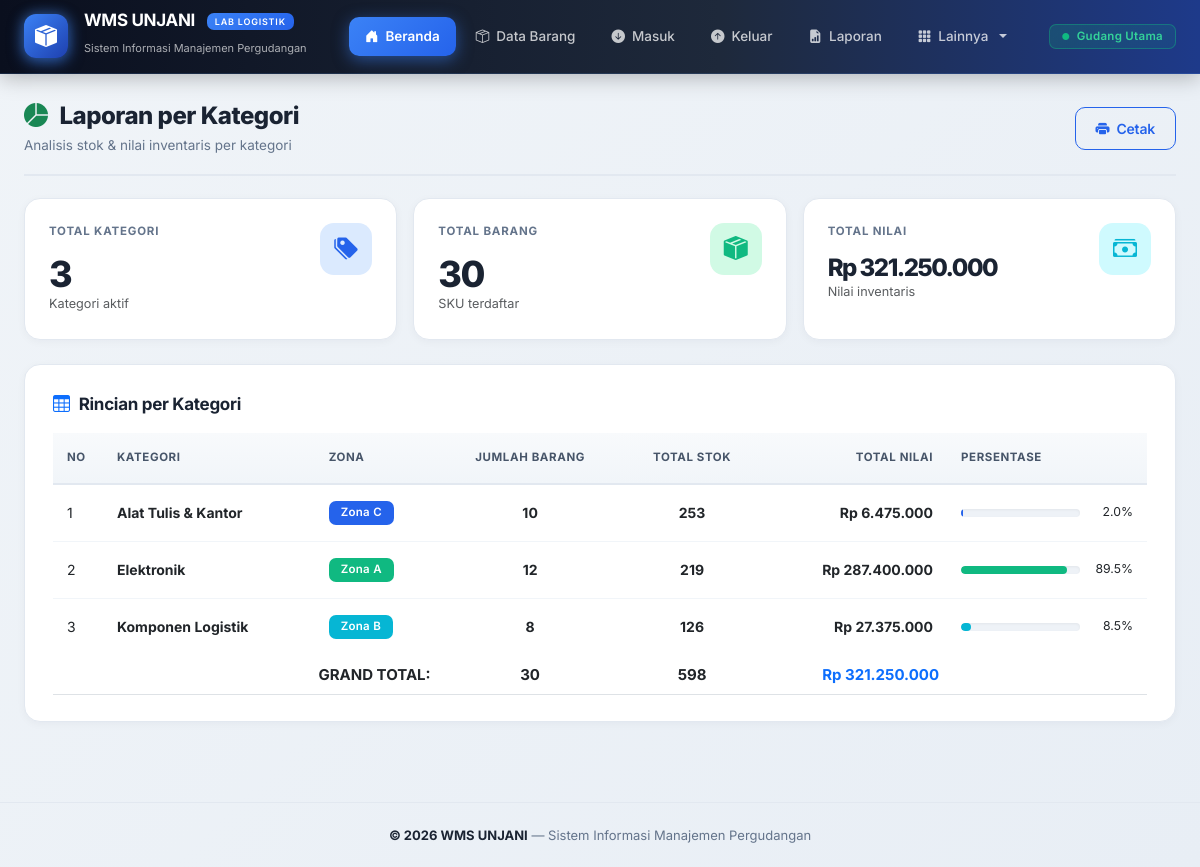
The page /laporan_kategori.php on the database its author committed.
### tables this page shows
CREATE TABLE kategori (
    id INT AUTO_INCREMENT PRIMARY KEY,
    nama_kategori VARCHAR(100) NOT NULL,
    kode_zona VARCHAR(5),
    keterangan TEXT
);

### config/koneksi.php (called while the page is built, shortened)
<?php
function rupiah($angka) {
    return "Rp " . number_format($angka, 0, ',', '.');
}
?>

### laporan_kategori.php (the view)
<?php
require_once 'config/koneksi.php';
require_once 'includes/header.php';
?>
<div class="page-header">
    <div>
        <h4><i class="bi bi-pie-chart-fill text-success"></i> Laporan per Kategori</h4>
        <small>Analisis stok & nilai inventaris per kategori</small>
    </div>
    <button onclick="window.print()" class="btn btn-outline-primary">
        <i class="bi bi-printer-fill"></i> Cetak
    </button>
</div>
<?php
$q = mysqli_query($koneksi, "
    SELECT
        k.id, k.nama_kategori, k.kode_zona,
        COUNT(b.id) AS jml_barang,
        IFNULL(SUM(b.stok), 0) AS total_stok,
        IFNULL(SUM(b.stok * b.harga), 0) AS total_nilai
    FROM kategori k
    LEFT JOIN barang b ON b.kategori_id = k.id
    GROUP BY k.id
    ORDER BY k.nama_kategori
");
$grand_total_barang = 0;
$grand_total_stok = 0;
$grand_total_nilai = 0;
$rows = [];
while ($r = mysqli_fetch_assoc($q)) {
    $rows[] = $r;
    $grand_total_barang += $r['jml_barang'];
    $grand_total_stok += $r['total_stok'];
    $grand_total_nilai += $r['total_nilai'];
}
?>
<div class="row g-3 mb-4">
    <div class="col-md-4">
        <div class="stat-card blue">
            <div class="d-flex justify-content-between align-items-start">
                <div>
                    <div class="stat-label">Total Kategori</div>
                    <div class="stat-value mt-3"><?= count($rows) ?></div>
                    <small class="text-muted">Kategori aktif</small>
                </div>
                <div class="stat-icon" style="background:#dbeafe;color:#2563eb;">
                    <i class="bi bi-tags-fill"></i>
                </div>
            </div>
        </div>
    </div>
    <div class="col-md-4">
        <div class="stat-card green">
            <div class="d-flex justify-content-between align-items-start">
                <div>
                    <div class="stat-label">Total Barang</div>
                    <div class="stat-value mt-3"><?= $grand_total_barang ?></div>
                    <small class="text-muted">SKU terdaftar</small>
                </div>
                <div class="stat-icon" style="background:#d1fae5;color:#10b981;">
                    <i class="bi bi-box-seam-fill"></i>
                </div>
            </div>
        </div>
    </div>
    <div class="col-md-4">
        <div class="stat-card cyan">
            <div class="d-flex justify-content-between align-items-start">
                <div>
                    <div class="stat-label">Total Nilai</div>
                    <div class="stat-value mt-3" style="font-size:24px;"><?= rupiah($grand_total_nilai) ?></div>
                    <small class="text-muted">Nilai inventaris</small>
                </div>
                <div class="stat-icon" style="background:#cffafe;color:#06b6d4;">
                    <i class="bi bi-cash-stack"></i>
                </div>
            </div>
        </div>
    </div>
</div>
<div class="panel">
    <div class="panel-title mb-3"><i class="bi bi-table text-primary"></i> Rincian per Kategori</div>
    <div class="table-responsive">
        <table class="table">
            <thead>
                <tr>
                    <th style="width:50px;">No</th>
                    <th>Kategori</th>
                    <th>Zona</th>
                    <th class="text-center">Jumlah Barang</th>
                    <th class="text-center">Total Stok</th>
                    <th class="text-end">Total Nilai</th>
                    <th style="width:200px;">Persentase</th>
                </tr>
            </thead>
            <tbody>
            <?php
            $no = 1;
            $colors = ['#2563eb', '#10b981', '#06b6d4', '#f59e0b', '#8b5cf6'];
            foreach ($rows as $i => $r):
                $persen = $grand_total_nilai > 0 ? ($r['total_nilai'] / $grand_total_nilai * 100) : 0;
                $color = $colors[$i % count($colors)];
            ?>
            <tr>
                <td><?= $no++ ?></td>
                <td><strong><?= $r['nama_kategori'] ?></strong></td>
                <td><span class="badge" style="background:<?= $color ?>;color:#fff;">Zona <?= $r['kode_zona'] ?></span></td>
                <td class="text-center"><strong><?= $r['jml_barang'] ?></strong></td>
                <td class="text-center"><strong><?= $r['total_stok'] ?></strong></td>
                <td class="text-end"><strong><?= rupiah($r['total_nilai']) ?></strong></td>
                <td>
                    <div class="d-flex align-items-center gap-2">
                        <div class="progress flex-grow-1" style="height:8px;">
                            <div class="progress-bar" style="width:<?= $persen ?>%;background:<?= $color ?>;"></div>
                        </div>
                        <small style="min-width:45px;text-align:right;"><?= number_format($persen, 1) ?>%</small>
                    </div>
                </td>
            </tr>
            <?php endforeach; ?>
            </tbody>
            <tfoot>
                <tr style="background:linear-gradient(90deg,#f8fafc,#f0f9ff);font-weight:700;font-size:15px;">
                    <td colspan="3" class="text-end">GRAND TOTAL:</td>
                    <td class="text-center"><?= $grand_total_barang ?></td>
                    <td class="text-center"><?= $grand_total_stok ?></td>
                    <td class="text-end text-primary"><?= rupiah($grand_total_nilai) ?></td>
                    <td></td>
                </tr>
            </tfoot>
        </table>
    </div>
</div>
<?php require_once 'includes/footer.php'; ?>

### assets/css/style.css (style rules this page uses)
* { -webkit-font-smoothing: antialiased; -moz-osx-font-smoothing: grayscale; box-sizing: border-box; }
body { background: linear-gradient(135deg, #f0f4f8 0%, #e8eef5 100%); font-family: 'Inter', 'Segoe UI', -apple-system, BlinkMacSystemFont, Tahoma, sans-serif; font-size: 14.5px; line-height: 1.55; color: #1a2332; min-height: 100vh; margin: 0; }
.stat-card { background: #fff; border-radius: 16px; padding: 24px; border: 1px solid #e2e8f0; transition: all 0.3s cubic-bezier(0.4, 0, 0.2, 1); height: 100%; box-shadow: 0 2px 8px rgba(15,23,42,0.04); position: relative; overflow: hidden; }
.stat-card::before { content: ''; position: absolute; top: 0; left: 0; width: 100%; height: 4px; background: linear-gradient(90deg, #2563eb, #3b82f6); transform: scaleX(0); transform-origin: left; transition: transform 0.4s; }
.stat-card.blue::before { background: linear-gradient(90deg, #2563eb, #60a5fa); }
.stat-card.green::before { background: linear-gradient(90deg, #10b981, #34d399); }
.stat-card.cyan::before { background: linear-gradient(90deg, #06b6d4, #22d3ee); }
.stat-card .stat-icon { width: 52px; height: 52px; border-radius: 14px; display: flex; align-items: center; justify-content: center; font-size: 24px; flex-shrink: 0; transition: transform 0.3s; }
.stat-card .stat-value { font-size: 36px; font-weight: 800; color: #1a2332; line-height: 1; letter-spacing: -1.5px; }
.stat-card .stat-label { font-size: 11.5px; font-weight: 700; letter-spacing: 0.8px; color: #64748b; text-transform: uppercase; }
.panel { background: #fff; border-radius: 16px; padding: 26px 28px; border: 1px solid #e2e8f0; height: 100%; box-shadow: 0 2px 8px rgba(15,23,42,0.04); transition: box-shadow 0.25s; }
.panel-title { font-size: 17px; font-weight: 700; color: #1a2332; margin-bottom: 6px; display: flex; align-items: center; gap: 9px; letter-spacing: -0.3px; }
.page-header { display: flex; justify-content: space-between; align-items: center; margin-bottom: 22px; padding-bottom: 18px; border-bottom: 2px solid #e2e8f0; gap: 16px; flex-wrap: wrap; }
.page-header h4 { font-size: 24px; font-weight: 800; margin: 0; display: flex; align-items: center; gap: 12px; color: #1a2332; letter-spacing: -0.5px; }
.page-header small { color: #64748b; font-size: 13.5px; display: block; margin-top: 4px; }
.table { margin-bottom: 0; font-size: 14px; color: #1a2332; }
.table thead th { background: linear-gradient(180deg, #f8fafc, #f1f5f9); color: #475569; font-size: 11.5px; font-weight: 700; letter-spacing: 0.6px; text-transform: uppercase; padding: 16px 14px; border-bottom: 2px solid #e2e8f0; white-space: nowrap; }
.table tbody td { padding: 16px 14px; vertical-align: middle; font-size: 14px; border-bottom: 1px solid #f1f5f9; }
.table tbody tr { transition: all 0.15s; }
.table tbody tr:last-child td { border-bottom: none; }
.badge { font-weight: 600; padding: 6px 12px; font-size: 11.5px; border-radius: 7px; letter-spacing: 0.3px; vertical-align: middle; }
.progress { height: 10px; border-radius: 10px; background: #eef2f7; overflow: hidden; box-shadow: inset 0 1px 3px rgba(0,0,0,0.05); }
.progress-bar { border-radius: 10px; transition: width 1s cubic-bezier(0.4, 0, 0.2, 1); }
.btn { font-size: 14px; font-weight: 600; border-radius: 10px; padding: 10px 20px; transition: all 0.2s ease; display: inline-flex; align-items: center; justify-content: center; gap: 7px; letter-spacing: -0.2px; }
.btn-outline-primary { color: #2563eb; border: 1.5px solid #2563eb; background: transparent; }

### rows shown on the page
kategori: nama_kategori "Alat Tulis & Kantor", kode_zona "C", jml_barang "10", total_stok "253", total_nilai "Rp 6.475.000", $persen 2.0155642023346 (drawn), persen "2.0"
kategori: nama_kategori "Elektronik", kode_zona "A", jml_barang "12", total_stok "219", total_nilai "Rp 287.400.000", $persen 89.463035019455 (drawn), persen "89.5"
kategori: nama_kategori "Komponen Logistik", kode_zona "B", jml_barang "8", total_stok "126", total_nilai "Rp 27.375.000", $persen 8.5214007782101 (drawn), persen "8.5"

### other values the page prints
count($rows) "3"
$grand_total_barang "30"
rupiah($grand_total_nilai) "Rp 321.250.000"
$grand_total_stok "598"
